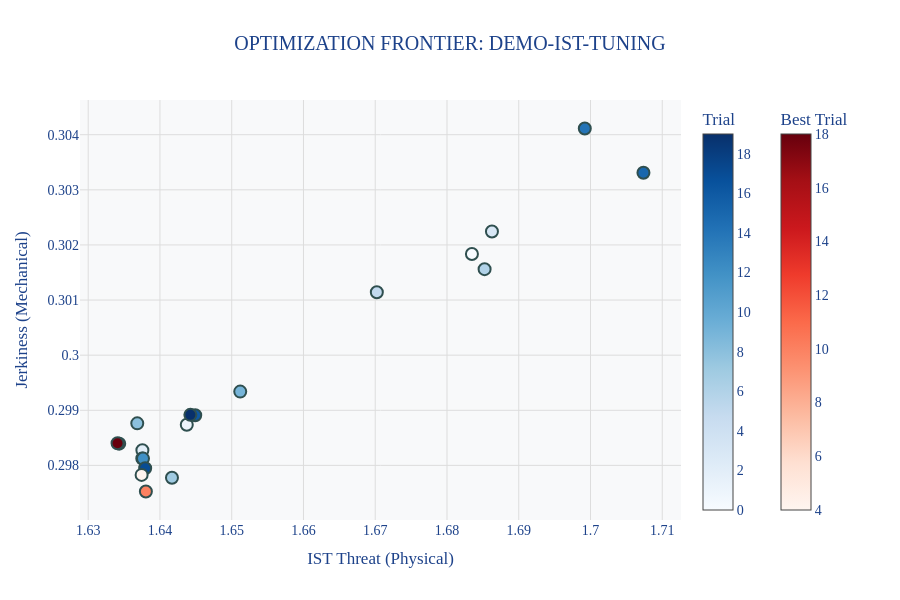

The code cell stored with this chart in its notebook:
### Markdown cell above
## Step 3: Choose Best Optuna Trial
Run the Code below and play with the figure to choose your favorite trial.

### Code cell
traj_df = pd.read_parquet("../data/demo/processed/demo_traj.parquet")
DB_PATH = "sqlite:///../data/demo/processed/demo-ist-tuning.db"
STUDY_NAME = "demo-ist-tuning"
generate_optimization_viz(DB_PATH, STUDY_NAME)

### Figure 1 — Plotly figure (JSON) as saved in the notebook; plotly's stock layout.template omitted (floating-point values rounded to 4 significant figures)
{"data": [{"hovertemplate": "%{text}<extra>Trial</extra>", "marker": {"color": [0, 1, 2, 3, 5, 6, 7, 8, 9, 11, 12, 14, 15, 16, 17, 19], "colorbar": {"title": {"text": "Trial"}}, "colorscale": [[0, "rgb(247,251,255)"], [0.125, "rgb(222,235,247)"], [0.25, "rgb(198,219,239)"], [0.375, "rgb(158,202,225)"], [0.5, "rgb(107,174,214)"], [0.625, "rgb(66,146,198)"], [0.75, "rgb(33,113,181)"], [0.875, "rgb(8,81,156)"], [1, "rgb(8,48,107)"]], "line": {"color": "DarkSlateGrey", "width": 2}, "size": 12}, "mode": "markers", "showlegend": false, "text": ["{<br>  \"number\": 0,<br>  \"values\": [<br>    1.683476448059082,<br>    0.3018365800380707<br>  ],<br>  \"params\": {<br>    \"ist_weight\": 2.6598331198753824,<br>    \"ist_k_smooth\": 16.03126582152492<br>  }<br>}", "{<br>  \"number\": 1,<br>  \"values\": [<br>    1.6437389850616455,<br>    0.2987367510795593<br>  ],<br>  \"params\": {<br>    \"ist_weight\": 9.84680947652309,<br>    \"ist_k_smooth\": 14.002763104576337<br>  }<br>}", "{<br>  \"number\": 2,<br>  \"values\": [<br>    1.6375524997711182,<br>    0.2982754707336426<br>  ],<br>  \"params\": {<br>    \"ist_weight\": 19.822388783905392,<br>    \"ist_k_smooth\": 14.155200405303855<br>  }<br>}", "{<br>  \"number\": 3,<br>  \"values\": [<br>    1.686265468597412,<br>    0.30224376916885376<br>  ],<br>  \"params\": {<br>    \"ist_weight\": 2.3567362137289107,<br>    \"ist_k_smooth\": 3.2938657238118396<br>  }<br>}", "{<br>  \"number\": 5,<br>  \"values\": [<br>    1.6702234745025635,<br>    0.3011418581008911<br>  ],<br>  \"params\": {<br>    \"ist_weight\": 3.9617360055894446,<br>    \"ist_k_smooth\": 16.22253706547758<br>  }<br>}", "{<br>  \"number\": 6,<br>  \"values\": [<br>    1.685240387916565,<br>    0.3015606105327606<br>  ],<br>  \"params\": {<br>    \"ist_weight\": 2.6178647781579785,<br>    \"ist_k_smooth\": 2.5700109474676953<br>  }<br>}", "{<br>  \"number\": 7,<br>  \"values\": [<br>    1.6416752338409424,<br>    0.2977753281593323<br>  ],<br>  \"params\": {<br>    \"ist_weight\": 11.48769950657818,<br>    \"ist_k_smooth\": 19.248421530755724<br>  }<br>}", "{<br>  \"number\": 8,<br>  \"values\": [<br>    1.6368376016616821,<br>    0.29876285791397095<br>  ],<br>  \"params\": {<br>    \"ist_weight\": 14.043160258852176,<br>    \"ist_k_smooth\": 5.1675135429183205<br>  }<br>}", "{<br>  \"number\": 9,<br>  \"values\": [<br>    1.6511887311935425,<br>    0.299339234828949<br>  ],<br>  \"params\": {<br>    \"ist_weight\": 6.905640059887641,<br>    \"ist_k_smooth\": 8.291182384352645<br>  }<br>}", "{<br>  \"number\": 11,<br>  \"values\": [<br>    1.6375371217727661,<br>    0.2981257438659668<br>  ],<br>  \"params\": {<br>    \"ist_weight\": 19.04809609403002,<br>    \"ist_k_smooth\": 2.046165681330161<br>  }<br>}", "{<br>  \"number\": 12,<br>  \"values\": [<br>    1.6376352310180664,<br>    0.2981230616569519<br>  ],<br>  \"params\": {<br>    \"ist_weight\": 19.934503716247864,<br>    \"ist_k_smooth\": 10.970251121509458<br>  }<br>}", "{<br>  \"number\": 14,<br>  \"values\": [<br>    1.699203610420227,<br>    0.30411311984062195<br>  ],<br>  \"params\": {<br>    \"ist_weight\": 1.5781801797166148,<br>    \"ist_k_smooth\": 14.222189849598646<br>  }<br>}", "{<br>  \"number\": 15,<br>  \"values\": [<br>    1.7073781490325928,<br>    0.30331122875213623<br>  ],<br>  \"params\": {<br>    \"ist_weight\": 1.0775126621239974,<br>    \"ist_k_smooth\": 7.729632667419631<br>  }<br>}", "{<br>  \"number\": 16,<br>  \"values\": [<br>    1.6449164152145386,<br>    0.29891079664230347<br>  ],<br>  \"params\": {<br>    \"ist_weight\": 9.587424264691045,<br>    \"ist_k_smooth\": 7.357544764374709<br>  }<br>}", "{<br>  \"number\": 17,<br>  \"values\": [<br>    1.6379386186599731,<br>    0.29794764518737793<br>  ],<br>  \"params\": {<br>    \"ist_weight\": 17.59970365870589,<br>    \"ist_k_smooth\": 19.877444551115538<br>  }<br>}", "{<br>  \"number\": 19,<br>  \"values\": [<br>    1.6442373991012573,<br>    0.29891735315322876<br>  ],<br>  \"params\": {<br>    \"ist_weight\": 8.7540171368447,<br>    \"ist_k_smooth\": 10.369891941358215<br>  }<br>}"], "type": "scatter", "x": [1.683, 1.644, 1.638, 1.686, 1.67, 1.685, 1.642, 1.637, 1.651, 1.638, 1.638, 1.699, 1.707, 1.645, 1.638, 1.644], "y": [0.3018, 0.2987, 0.2983, 0.3022, 0.3011, 0.3016, 0.2978, 0.2988, 0.2993, 0.2981, 0.2981, 0.3041, 0.3033, 0.2989, 0.2979, 0.2989]}, {"hovertemplate": "%{text}<extra>Best Trial</extra>", "marker": {"color": [4, 10, 13, 18], "colorbar": {"title": {"text": "Best Trial"}, "x": 1.1, "xpad": 40}, "colorscale": [[0, "rgb(255,245,240)"], [0.125, "rgb(254,224,210)"], [0.25, "rgb(252,187,161)"], [0.375, "rgb(252,146,114)"], [0.5, "rgb(251,106,74)"], [0.625, "rgb(239,59,44)"], [0.75, "rgb(203,24,29)"], [0.875, "rgb(165,15,21)"], [1, "rgb(103,0,13)"]], "line": {"color": "DarkSlateGrey", "width": 2}, "size": 12}, "mode": "markers", "showlegend": false, "text": ["{<br>  \"number\": 4,<br>  \"values\": [<br>    1.637444019317627,<br>    0.2978273034095764<br>  ],<br>  \"params\": {<br>    \"ist_weight\": 19.941366802546845,<br>    \"ist_k_smooth\": 12.492891263340553<br>  }<br>}", "{<br>  \"number\": 10,<br>  \"values\": [<br>    1.6380388736724854,<br>    0.2975263297557831<br>  ],<br>  \"params\": {<br>    \"ist_weight\": 19.73967059691303,<br>    \"ist_k_smooth\": 3.273224537827356<br>  }<br>}", "{<br>  \"number\": 13,<br>  \"values\": [<br>    1.6343250274658203,<br>    0.29839417338371277<br>  ],<br>  \"params\": {<br>    \"ist_weight\": 14.956509176872832,<br>    \"ist_k_smooth\": 3.0197053625955412<br>  }<br>}", "{<br>  \"number\": 18,<br>  \"values\": [<br>    1.6340913772583008,<br>    0.2984026372432709<br>  ],<br>  \"params\": {<br>    \"ist_weight\": 14.686709753268568,<br>    \"ist_k_smooth\": 18.240996268179376<br>  }<br>}"], "type": "scatter", "x": [1.637, 1.638, 1.634, 1.634], "y": [0.2978, 0.2975, 0.2984, 0.2984]}], "layout": {"font": {"color": "#1D428A", "family": "Arial Black", "size": 14}, "height": 600, "paper_bgcolor": "white", "plot_bgcolor": "#F8F9FA", "title": {"text": "OPTIMIZATION FRONTIER: DEMO-IST-TUNING", "x": 0.5}, "width": 900, "xaxis": {"gridcolor": "#DDDDDD", "showgrid": true, "title": {"text": "IST Threat (Physical)"}, "zerolinecolor": "black"}, "yaxis": {"gridcolor": "#DDDDDD", "showgrid": true, "title": {"text": "Jerkiness (Mechanical)"}, "zerolinecolor": "black"}}}
